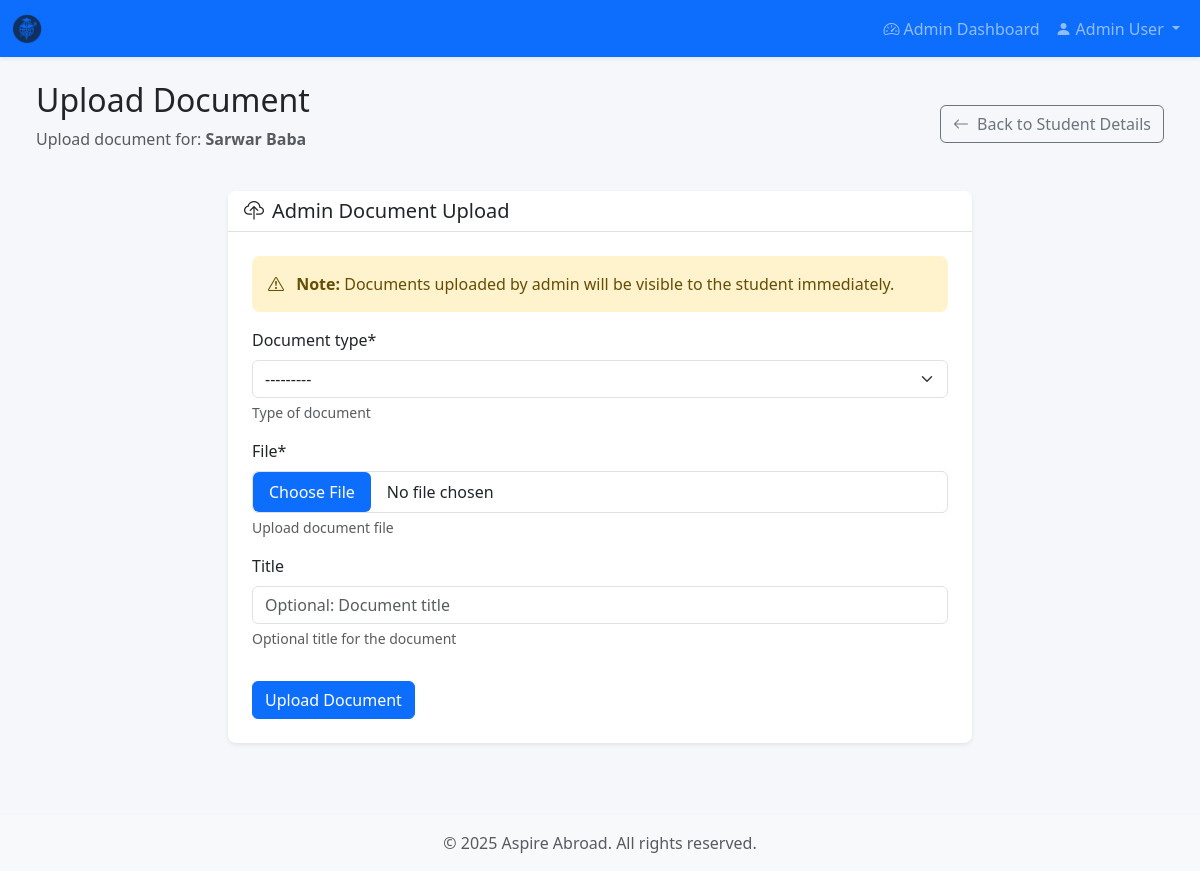
/documents/admin/upload/1/ (signed in), run on an earlier commit of the app's database.
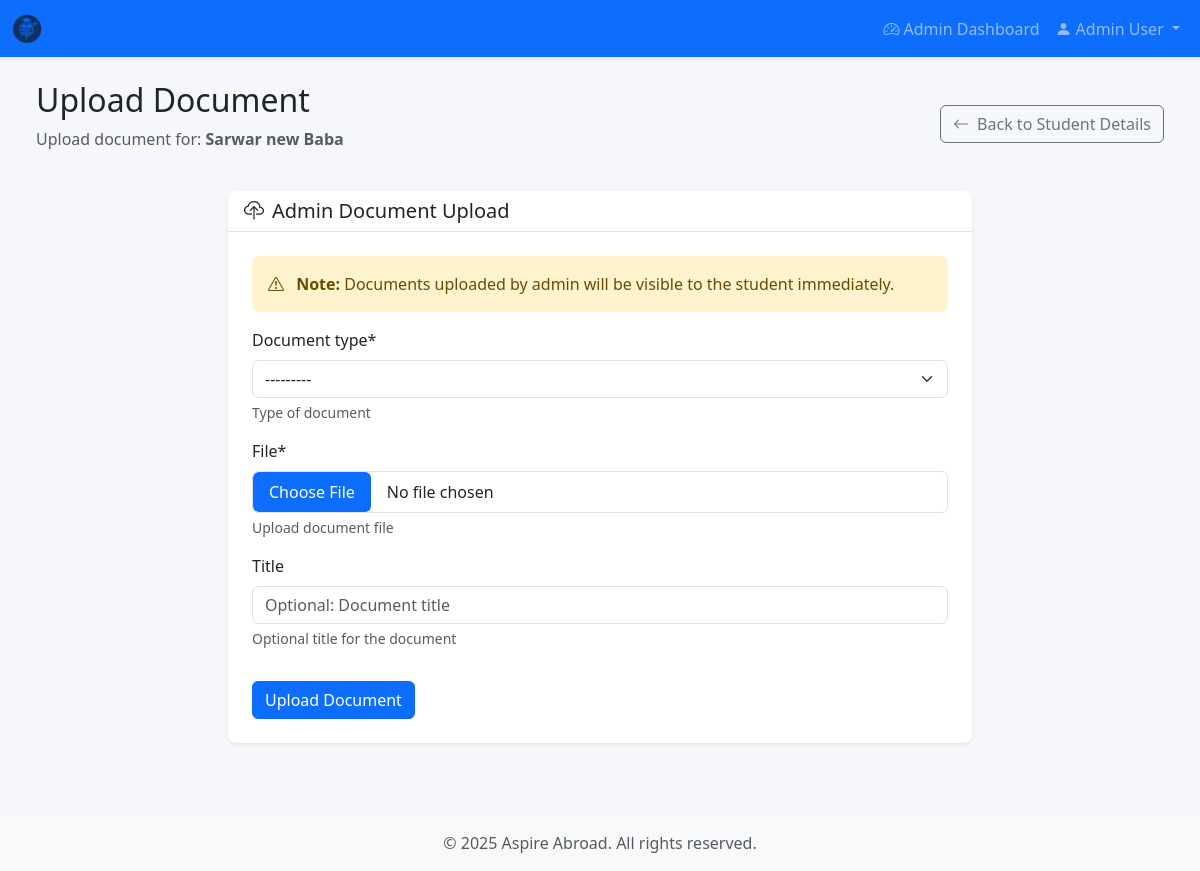
And on a later commit of the database.
### accounts/models.py (models this page shows, shortened)
class User(AbstractUser):
    ROLE_CHOICES = [
        ('STUDENT', 'Student'),
        ('ADMIN', 'Admin'),
    ]
    role = models.CharField(
        max_length=10,
        choices=ROLE_CHOICES,
        default='STUDENT',
        help_text='User role: Student or Admin'
    )
    phone_number = models.CharField(
        max_length=15,
        blank=True,
        null=True,
        help_text='Contact phone number'
    )
    created_at = models.DateTimeField(auto_now_add=True)
    updated_at = models.DateTimeField(auto_now=True)
    objects = CustomUserManager()
    class Meta:
        verbose_name = 'User'
        verbose_name_plural = 'Users'
        ordering = ['-created_at']
    def is_admin(self):
        return self.role == 'ADMIN'

### documents/views.py (the view)
# urls.py: path('admin/upload/<int:student_id>/', views.admin_document_upload, name='admin_upload'),
@login_required
@user_passes_test(is_admin)
def admin_document_upload(request, student_id):
    from students.models import StudentProfile
    student_profile = get_object_or_404(StudentProfile, id=student_id)
    student = student_profile.user
    if request.method == 'POST':
        form = AdminDocumentUploadForm(
            request.POST,
            request.FILES,
            student=student,
            uploaded_by=request.user
        )
        if form.is_valid():
            form.save()
            messages.success(
                request,
                f'Document uploaded successfully for {student.get_full_name() or student.username}!'
            )
            return redirect('students:student_detail', student_id=student_profile.id)
    else:
        form = AdminDocumentUploadForm(student=student, uploaded_by=request.user)
    return render(request, 'documents/admin_upload.html', {
        'form': form,
        'student': student,
        'student_profile': student_profile
    })

### documents/forms.py (shortened to what this page needs)
class AdminDocumentUploadForm(forms.ModelForm):
    class Meta:
        model = Document
        fields = ['document_type', 'file', 'title']
        widgets = {
            'document_type': forms.Select(attrs={'class': 'form-control'}),
            'file': forms.FileInput(attrs={'class': 'form-control', 'accept': '.pdf,.jpg,.jpeg,.png'}),
            'title': forms.TextInput(attrs={'class': 'form-control', 'placeholder': 'Optional: Document title'}),
        }
    def __init__(self, *args, **kwargs):
        self.student = kwargs.pop('student', None)
        self.uploaded_by = kwargs.pop('uploaded_by', None)
        super().__init__(*args, **kwargs)
        self.helper = FormHelper()
        self.helper.layout = Layout(
            'document_type',
            'file',
            'title',
            Submit('submit', 'Upload Document', css_class='btn btn-primary mt-3')
        )

### documents/views.py (called while the page is built)
def is_admin(user):
    return user.is_authenticated and user.is_admin()

### templates/documents/admin_upload.html (shortened to what this page needs)
{% extends 'base.html' %}
{% load crispy_forms_tags %}
{% block content %}
<div class="container-fluid px-4">
    <div class="row">
        <div class="col-12">
            <div class="d-flex justify-content-between align-items-center mb-4">
                <div>
                    <h2>Upload Document</h2>
                    <p class="text-muted">Upload document for: <strong>{{ student.get_full_name|default:student.username }}</strong></p>
                </div>
                <a href="{% url 'students:student_detail' student_profile.id %}" class="btn btn-outline-secondary">
                    <i class="bi bi-arrow-left me-2"></i>Back to Student Details
                </a>
            </div>
            <div class="row justify-content-center">
                <div class="col-md-8">
                    <div class="card shadow-sm border-0">
                        <div class="card-header bg-white border-bottom">
                            <h5 class="mb-0">
                                <i class="bi bi-cloud-upload me-2"></i>Admin Document Upload
                            </h5>
                        </div>
                        <div class="card-body p-4">
                            <div class="alert alert-warning">
                                <i class="bi bi-exclamation-triangle me-2"></i>
                                <strong>Note:</strong> Documents uploaded by admin will be visible to the student immediately.
                            </div>
                            {% crispy form %}
                        </div>
                    </div>
                </div>
            </div>
        </div>
    </div>
</div>
{% endblock %}

What changed in the data, as far as the page shows it:
changed User: get_full_name "Sarwar Baba" → "Sarwar new Baba"
